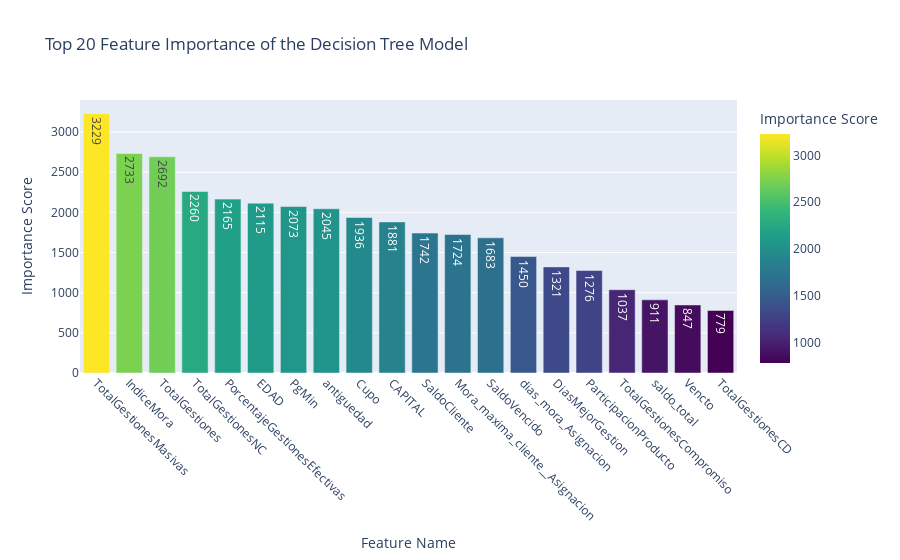

Source (notebook cell):
### Markdown cell above
## ***Feature Importances***

### Code cell
# Extract feature importances from the trained model
importances = lgbm_model_unbalanced.feature_importances_

# Create a DataFrame for easier plotting
feature_names = X_train.columns  # Use the features from the final training set
importance_df = pd.DataFrame({
    'Feature': feature_names,
    'Importance': importances
})

# Sort by importance and select the top 20
importance_df = importance_df.sort_values(by='Importance', ascending=False).head(20)

# Plot the feature importance using Plotly
fig = px.bar(importance_df, 
             x='Feature', 
             y='Importance', 
             title='Top 20 Feature Importance of the Decision Tree Model',
             labels={'Feature': 'Feature Name', 'Importance': 'Importance Score'},
             color='Importance',  # Color bars based on importance
             color_continuous_scale='Viridis',  # Use a color scale for better visualization
             text='Importance')  # Display importance values on the bars

# Rotate X-axis labels for better readability
fig.update_layout(xaxis_tickangle=45)

# Show the plot
fig.show()

### Figure 1 — Plotly figure (JSON) as saved in the notebook; plotly's stock layout.template omitted (floating-point values rounded to 4 significant figures)
{"data": [{"alignmentgroup": "True", "hovertemplate": "Feature Name=%{x}<br>Importance Score=%{marker.color}<extra></extra>", "legendgroup": "", "marker": {"color": [3229, 2733, 2692, 2260, 2165, 2115, 2073, 2045, 1936, 1881, 1742, 1724, 1683, 1450, 1321, 1276, 1037, 911, 847, 779], "coloraxis": "coloraxis", "pattern": {"shape": ""}}, "name": "", "offsetgroup": "", "orientation": "v", "showlegend": false, "text": [3229, 2733, 2692, 2260, 2165, 2115, 2073, 2045, 1936, 1881, 1742, 1724, 1683, 1450, 1321, 1276, 1037, 911, 847, 779], "textposition": "auto", "type": "bar", "x": ["TotalGestionesMasivas", "IndiceMora", "TotalGestiones", "TotalGestionesNC", "PorcentajeGestionesEfectivas", "EDAD", "PgMin", "antiguedad", "Cupo", "CAPITAL", "SaldoCliente", "Mora_maxima_cliente__Asignacion", "SaldoVencido", "dias_mora_Asignacion", "DiasMejorGestion", "ParticipacionProducto", "TotalGestionesCompromiso", "saldo_total", "Vencto", "TotalGestionesCD"], "xaxis": "x", "y": [3229, 2733, 2692, 2260, 2165, 2115, 2073, 2045, 1936, 1881, 1742, 1724, 1683, 1450, 1321, 1276, 1037, 911, 847, 779], "yaxis": "y"}], "layout": {"barmode": "relative", "coloraxis": {"colorbar": {"title": {"text": "Importance Score"}}, "colorscale": [[0, "#440154"], [0.1111, "#482878"], [0.2222, "#3e4989"], [0.3333, "#31688e"], [0.4444, "#26828e"], [0.5556, "#1f9e89"], [0.6667, "#35b779"], [0.7778, "#6ece58"], [0.8889, "#b5de2b"], [1, "#fde725"]]}, "legend": {"tracegroupgap": 0}, "title": {"text": "Top 20 Feature Importance of the Decision Tree Model"}, "xaxis": {"anchor": "y", "domain": [0, 1], "tickangle": 45, "title": {"text": "Feature Name"}}, "yaxis": {"anchor": "x", "domain": [0, 1], "title": {"text": "Importance Score"}}}}
